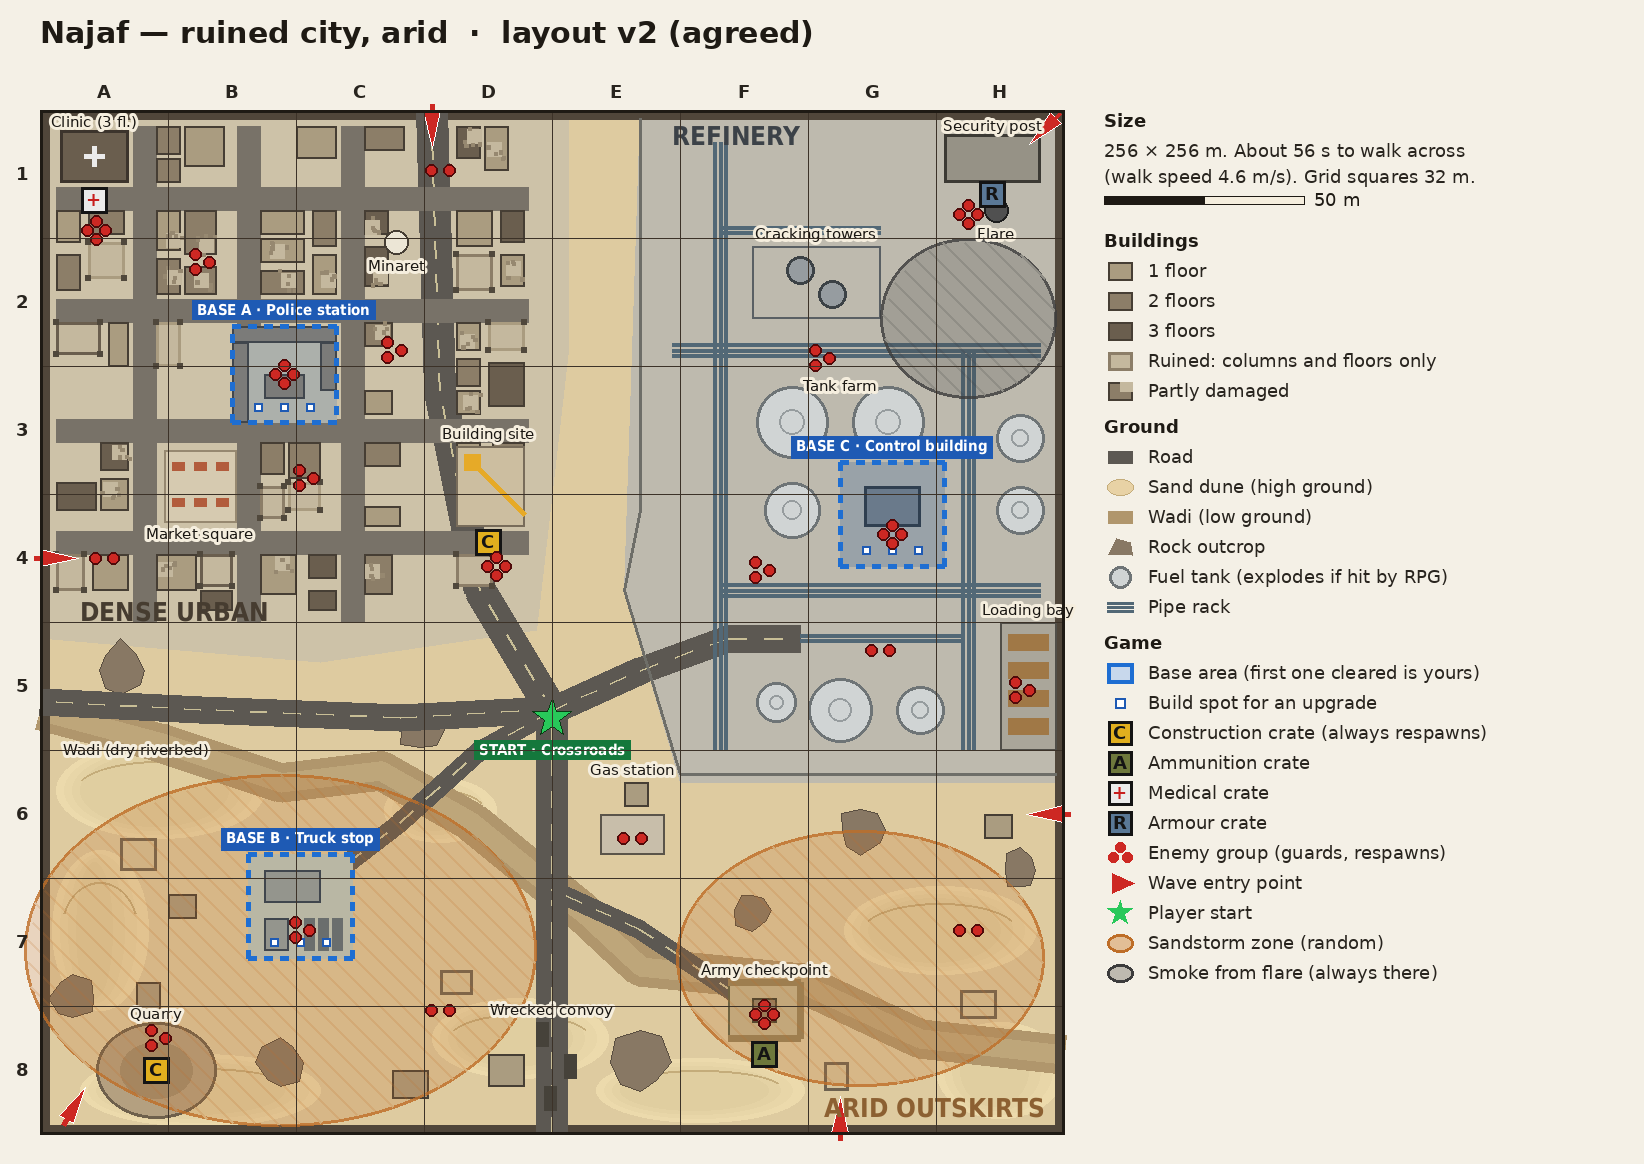

Reproduce this figure in Python.
"""Draws the Najaf layout plan (docs/najaf_layout.png). 1 m = S pixels."""
import math, random
from PIL import Image, ImageDraw, ImageFont

S = 4                      # pixels per metre
W = 256                    # level size in metres
M = 40                     # margin for grid labels
LEG = 560                  # legend width
HEAD = 70
IMG_W, IMG_H = M + W * S + 20 + LEG, HEAD + M + W * S + 30
F = '/usr/share/fonts/truetype/dejavu/'
f_s = ImageFont.truetype(F + 'DejaVuSans.ttf', 15)
f_m = ImageFont.truetype(F + 'DejaVuSans.ttf', 18)
f_b = ImageFont.truetype(F + 'DejaVuSans-Bold.ttf', 18)
f_bs = ImageFont.truetype(F + 'DejaVuSansCondensed-Bold.ttf', 15)
f_t = ImageFont.truetype(F + 'DejaVuSans-Bold.ttf', 30)
f_xl = ImageFont.truetype(F + 'DejaVuSansCondensed-Bold.ttf', 26)

img = Image.new('RGB', (IMG_W, IMG_H), (244, 240, 230))
ov = Image.new('RGBA', (IMG_W, IMG_H), (0, 0, 0, 0))
d = ImageDraw.Draw(img)
o = ImageDraw.Draw(ov)
OX, OY = M, HEAD + M
P = lambda x, z: (OX + x * S, OY + z * S)
def R(x0, z0, x1, z1): return [*P(x0, z0), *P(x1, z1)]
rnd = random.Random(7)

# ---------------- ground ----------------
SAND = (222, 203, 160)
d.rectangle(R(0, 0, W, W), fill=SAND)
# urban ground (packed dirt / old pavement)
d.polygon([P(0, 0), P(132, 0), P(132, 60), P(124, 130), P(70, 138), P(0, 132)], fill=(205, 194, 168))
# refinery concrete pad
d.polygon([P(150, 0), P(W, 0), P(W, 168), P(160, 168), P(146, 120)], fill=(190, 186, 174))
# dunes (outskirts): lighter blobs with ridge lines
for cx, cz, rx, rz in [(30, 170, 26, 12), (40, 245, 30, 9), (120, 232, 22, 10), (225, 205, 24, 11),
                       (165, 245, 26, 8), (15, 205, 12, 20), (240, 240, 16, 12), (100, 175, 14, 8)]:
    for k in range(4):
        sh = 236 - k * 4
        d.ellipse(R(cx - rx + k * 2, cz - rz + k, cx + rx - k * 3, cz + rz - k), fill=(sh, sh - 18, sh - 64))
    d.arc(R(cx - rx * 0.8, cz - rz * 0.6, cx + rx * 0.8, cz + rz * 0.6), 200, 340, fill=(196, 172, 122), width=2)
# wadi (dry riverbed, low ground) running SW -> E
wadi = [P(0, 150), P(30, 158), P(60, 168), P(85, 165), P(108, 178), P(135, 200), P(150, 214), P(190, 218), P(220, 232), P(W, 236)]
d.line(wadi, fill=(176, 150, 108), width=40, joint='curve')
d.line(wadi, fill=(190, 166, 122), width=20, joint='curve')
# rock outcrops
for cx, cz, r in [(20, 140, 7), (95, 155, 6), (150, 238, 8), (205, 180, 6), (60, 238, 6), (245, 190, 5), (8, 222, 6), (178, 200, 5)]:
    pts = [P(cx + math.cos(a) * r * (0.7 + rnd.random() * 0.5), cz + math.sin(a) * r * (0.7 + rnd.random() * 0.5))
           for a in [i * math.pi / 4 for i in range(8)]]
    d.polygon(pts, fill=(136, 120, 100), outline=(90, 78, 64))
# level boundary band (unbreakable: collapsed blocks / ridge / fence)
d.rectangle(R(0, 0, W, W), outline=(80, 70, 58), width=10)

# ---------------- roads ----------------
ASPH, LINE = (92, 88, 82), (200, 190, 150)
def road(pts, w):
    pp = [P(*p) for p in pts]
    d.line(pp, fill=ASPH, width=w * S, joint='curve')
    for a, b in zip(pp, pp[1:]):
        n = int(math.dist(a, b) / 16)
        for i in range(0, n, 2):
            t0, t1 = i / n, (i + 1) / n
            d.line([(a[0] + (b[0] - a[0]) * t0, a[1] + (b[1] - a[1]) * t0), (a[0] + (b[0] - a[0]) * t1, a[1] + (b[1] - a[1]) * t1)], fill=LINE, width=2)
road([(128, W), (128, 150)], 8)                      # highway from the south
road([(128, 150), (110, 120), (100, 70), (98, 0)], 8)  # avenue north through the city
road([(128, 150), (150, 140), (172, 132), (190, 132)], 7)  # refinery access road
road([(128, 150), (90, 152), (40, 150), (0, 148)], 7)   # west road
road([(64, 198), (90, 178), (110, 160), (128, 150)], 5)  # dirt road to truck stop
road([(180, 225), (150, 205), (128, 195)], 5)          # dirt road to checkpoint
# city streets
for z in [22, 50, 80, 108]:
    d.line([P(4, z), P(122, z)], fill=(120, 114, 104), width=6 * S)
for x in [26, 52, 78]:
    d.line([P(x, 4), P(x, 128)], fill=(120, 114, 104), width=6 * S)

# ---------------- urban buildings ----------------
BASE_A = (48, 54, 74, 78)
FL = {1: (170, 156, 128), 2: (140, 126, 104), 3: (106, 94, 78)}
blocks_x = [(4, 23), (29, 49), (55, 75), (81, 95), (104, 122)]
blocks_z = [(4, 19), (25, 47), (53, 77), (83, 105), (111, 126)]
def clash(x0, z0, x1, z1, boxes):
    return any(not (x1 <= a or x0 >= c or z1 <= b or z0 >= e) for a, b, c, e in boxes)
keep_out = [(BASE_A[0] - 1, BASE_A[1] - 1, BASE_A[2] + 1, BASE_A[3] + 1), (30, 84, 50, 104), (4, 4, 23, 19)]
for bx in blocks_x:
    for bz in blocks_z:
        x = bx[0]
        while x < bx[1] - 5:
            w = rnd.randint(7, 12); w = min(w, bx[1] - x)
            z = bz[0]
            while z < bz[1] - 5:
                dd = rnd.randint(7, 12); dd = min(dd, bz[1] - z)
                box = (x, z, x + w - 1, z + dd - 1)
                if not clash(*box, keep_out) and rnd.random() < 0.85:
                    fl = rnd.choice([1, 1, 2, 2, 2, 3, 3])
                    state = rnd.random()
                    if state < 0.22:   # ruined: superstructure only
                        d.rectangle(R(*box), fill=(196, 184, 158), outline=FL[fl], width=3)
                        for cx in (box[0], box[2]):
                            for cz in (box[1], box[3]):
                                d.rectangle(R(cx - 0.7, cz - 0.7, cx + 0.7, cz + 0.7), fill=(80, 72, 60))
                    else:
                        d.rectangle(R(*box), fill=FL[fl], outline=(70, 62, 52), width=2)
                        if state < 0.5:  # partly damaged: a chunk missing
                            cx, cz = box[0] + rnd.random() * (w - 4), box[1] + rnd.random() * (dd - 4)
                            d.rectangle(R(cx, cz, cx + 3.5, cz + 3.5), fill=(196, 184, 158))
                            for _ in range(5):
                                rx, rz = cx + rnd.random() * 5 - 1, cz + rnd.random() * 5 - 1
                                d.rectangle(R(rx, rz, rx + 0.8, rz + 0.8), fill=(150, 136, 112))
                z += dd + rnd.choice([0, 1, 2])
            x += w + rnd.choice([0, 1, 2])
# market square
d.rectangle(R(31, 85, 49, 103), fill=(214, 202, 176), outline=(150, 136, 112), width=2)
for i in range(6):
    sx, sz = 33 + (i % 3) * 5.5, 88 + (i // 3) * 9
    d.rectangle(R(sx, sz, sx + 3, sz + 2), fill=(178, 92, 60))
# clinic (medical crate), 3 floors, NW corner
d.rectangle(R(5, 5, 22, 18), fill=FL[3], outline=(60, 52, 44), width=3)
d.line([P(11, 11.5), P(16, 11.5)], fill=(235, 235, 235), width=5); d.line([P(13.5, 9), P(13.5, 14)], fill=(235, 235, 235), width=5)
# minaret landmark
d.ellipse(R(86, 30, 92, 36), fill=(236, 230, 214), outline=(70, 62, 52), width=2)
# building site with crane (construction crate)
d.rectangle(R(104, 84, 121, 104), fill=(204, 190, 160), outline=(120, 108, 90), width=2)
d.line([P(108, 88), P(121, 101)], fill=(230, 170, 40), width=6); d.rectangle(R(106, 86, 110, 90), fill=(230, 170, 40))

# base A: old police station - courtyard compound
d.rectangle(R(*BASE_A), fill=(198, 188, 164))
for (x0, z0, x1, z1) in [(48, 54, 74, 58), (48, 58, 52, 78), (70, 58, 74, 70), (56, 66, 66, 72)]:
    d.rectangle(R(x0, z0, x1, z1), fill=FL[2], outline=(70, 62, 52), width=2)

# ---------------- refinery ----------------
# perimeter fence
d.line([P(150, 2), P(150, 100), P(146, 120), P(160, 166), P(254, 166)], fill=(110, 110, 104), width=3)
# pipe racks
PIPE = (82, 104, 118)
def pipes(pts, n=3):
    for k in range(n):
        off = (k - (n - 1) / 2) * 1.3
        pp = [P(x + (off if abs(pts[1][0] - pts[0][0]) < 1 else 0), z + (off if abs(pts[1][0] - pts[0][0]) >= 1 else 0)) for x, z in pts]
        d.line(pp, fill=PIPE, width=4)
pipes([(158, 60), (250, 60)]); pipes([(170, 8), (170, 160)]); pipes([(170, 120), (250, 120)])
pipes([(232, 60), (232, 160)]); pipes([(170, 30), (210, 30)], 2); pipes([(190, 132), (230, 132)], 2)
# tank farm
for cx, cz, r in [(188, 78, 9), (212, 78, 9), (188, 100, 7), (245, 82, 6), (245, 100, 6), (200, 150, 8), (220, 150, 6), (184, 148, 5)]:
    d.ellipse(R(cx - r, cz - r, cx + r, cz + r), fill=(208, 212, 212), outline=(110, 116, 118), width=3)
    d.ellipse(R(cx - r * 0.35, cz - r * 0.35, cx + r * 0.35, cz + r * 0.35), outline=(150, 156, 158), width=2)
# cracking towers
for cx, cz in [(190, 40), (198, 46)]:
    d.ellipse(R(cx - 3.5, cz - 3.5, cx + 3.5, cz + 3.5), fill=(150, 156, 160), outline=(60, 66, 70), width=3)
d.rectangle(R(178, 34, 210, 52), outline=(90, 96, 100), width=2)
# flare stack
d.ellipse(R(236, 22, 242, 28), fill=(80, 80, 80), outline=(30, 30, 30), width=2)
# security post (armour crate)
d.rectangle(R(226, 6, 250, 18), fill=(150, 146, 134), outline=(60, 58, 52), width=3)
# loading bay
d.rectangle(R(240, 128, 254, 160), fill=(170, 166, 154), outline=(80, 78, 72), width=2)
for i in range(4):
    d.rectangle(R(242, 131 + i * 7, 252, 135 + i * 7), fill=(160, 120, 70))
# base C: control building with raised walkway
BASE_C = (200, 88, 226, 114)
d.rectangle(R(*BASE_C), fill=(176, 172, 160))
d.rectangle(R(206, 94, 220, 104), fill=(120, 124, 126), outline=(50, 54, 56), width=3)

# ---------------- outskirts ----------------
BASE_B = (52, 186, 78, 212)
d.rectangle(R(*BASE_B), fill=(214, 196, 156))
d.rectangle(R(56, 190, 70, 198), fill=FL[1], outline=(70, 62, 52), width=2)    # truck stop diner
d.rectangle(R(56, 202, 62, 210), fill=FL[1], outline=(70, 62, 52), width=2)    # garage
for i in range(3):
    d.rectangle(R(66 + i * 3.6, 202, 68.5 + i * 3.6, 210), fill=(120, 110, 90))  # parked trucks
# single-storey houses scattered
for x, z in [(20, 182), (32, 196), (100, 215), (112, 236), (196, 238), (230, 220), (24, 218), (88, 240), (236, 176)]:
    w, dd = rnd.randint(6, 9), rnd.randint(6, 8)
    ruined = rnd.random() < 0.3
    d.rectangle(R(x, z, x + w, z + dd), fill=(214, 196, 156) if ruined else FL[1], outline=(110, 98, 80) if ruined else (70, 62, 52), width=3 if ruined else 2)
# gas station
d.rectangle(R(140, 176, 156, 186), fill=(200, 190, 170), outline=(90, 84, 74), width=2)
d.rectangle(R(146, 168, 152, 174), fill=FL[1], outline=(70, 62, 52), width=2)
# army checkpoint (ammo crate)
d.rectangle(R(172, 218, 190, 232), fill=(196, 182, 144), outline=(90, 96, 70), width=2)
d.line([P(172, 218), P(190, 218), P(190, 232), P(172, 232)], fill=(150, 130, 90), width=7)  # sandbag ring
d.rectangle(R(178, 222, 184, 228), fill=FL[2], outline=(60, 62, 48), width=2)
# quarry (construction crate)
d.ellipse(R(14, 228, 44, 252), fill=(180, 160, 128), outline=(110, 96, 76), width=3)
d.ellipse(R(20, 233, 38, 247), fill=(160, 140, 110))
# wrecked convoy near south entry
for i, (x, z) in enumerate([(124, 228), (131, 236), (126, 244)]):
    d.rectangle(R(x, z, x + 3, z + 6), fill=(70, 66, 58))

# ---------------- overlays: storms, bases ----------------
def hatch_ellipse(cx, cz, rx, rz, col):
    o.ellipse(R(cx - rx, cz - rz, cx + rx, cz + rz), fill=(*col, 54), outline=(*col, 210), width=3)
    x0, x1 = OX + (cx - rx) * S, OX + (cx + rx) * S
    for k in range(int(x0) - 800, int(x1), 22):
        pts = []
        for t in range(0, 801, 4):
            px, py = k + t, OY + (cz - rz) * S + t
            ex, ez = (px - OX) / S, (py - OY) / S
            if ((ex - cx) / rx) ** 2 + ((ez - cz) / rz) ** 2 <= 1:
                pts.append((px, py))
        if len(pts) > 1:
            o.line([pts[0], pts[-1]], fill=(*col, 90), width=2)
hatch_ellipse(60, 210, 64, 44, (190, 110, 40))        # sandstorm, outskirts
hatch_ellipse(205, 212, 46, 32, (190, 110, 40))       # sandstorm, south-east
hatch_ellipse(232, 52, 22, 20, (60, 60, 60))          # smoke from flare (idea)

def base(box, label, col=(30, 110, 210)):
    x0, z0, x1, z1 = box
    o.rectangle(R(x0, z0, x1, z1), fill=(*col, 40))
    # dashed border
    for (a, b) in [((x0, z0), (x1, z0)), ((x1, z0), (x1, z1)), ((x1, z1), (x0, z1)), ((x0, z1), (x0, z0))]:
        n = int(math.dist(a, b) / 2)
        for i in range(0, n, 2):
            p0 = (a[0] + (b[0] - a[0]) * i / n, a[1] + (b[1] - a[1]) * i / n)
            p1 = (a[0] + (b[0] - a[0]) * (i + 1) / n, a[1] + (b[1] - a[1]) * (i + 1) / n)
            o.line([P(*p0), P(*p1)], fill=(*col, 255), width=5)
    # build spots
    cx, cz = (x0 + x1) / 2, (z0 + z1) / 2
for b in (BASE_A, BASE_B, BASE_C):
    base(b, '')
img = Image.alpha_composite(img.convert('RGBA'), ov).convert('RGB')
d = ImageDraw.Draw(img)

def tag(x, z, text, font=f_bs, fill=(255, 255, 255), bg=(40, 36, 30), anchor='mm'):
    px, py = P(x, z)
    bb = d.textbbox((px, py), text, font=font, anchor=anchor)
    d.rectangle([bb[0] - 5, bb[1] - 3, bb[2] + 5, bb[3] + 3], fill=bg)
    d.text((px, py), text, font=font, fill=fill, anchor=anchor)

# base labels
tag(61, 50, 'BASE A · Police station', bg=(30, 90, 180))
tag(65, 182, 'BASE B · Truck stop', bg=(30, 90, 180))
tag(213, 84, 'BASE C · Control building', bg=(30, 90, 180))
# build spots (where upgrades go) - small white squares
for x0, z0, x1, z1 in (BASE_A, BASE_B, BASE_C):
    for i, (fx, fz) in enumerate([(0.25, 0.85), (0.5, 0.85), (0.75, 0.85)]):
        x, z = x0 + (x1 - x0) * fx, z0 + (z1 - z0) * fz
        d.rectangle(R(x - 1, z - 1, x + 1, z + 1), fill=(255, 255, 255), outline=(30, 90, 180), width=2)

# crate spots
CRATES = {'construction': (225, 175, 30), 'ammo': (110, 120, 60), 'medical': (235, 235, 235), 'armour': (90, 120, 150)}
SYM = {'construction': 'C', 'ammo': 'A', 'medical': '+', 'armour': 'R'}
def crate(x, z, kind, label=None):
    px, py = P(x, z)
    d.rectangle([px - 13, py - 13, px + 13, py + 13], fill=CRATES[kind], outline=(20, 20, 20), width=3)
    d.text((px, py), SYM[kind], font=f_b, fill=(200, 30, 30) if kind == 'medical' else (20, 20, 20), anchor='mm')
crate(13.5, 22.5, 'medical')       # clinic roof
crate(112, 108, 'construction')    # building site
crate(238, 21, 'armour')           # refinery security post
crate(181, 236, 'ammo')            # army checkpoint
crate(29, 240, 'construction')     # quarry

# enemy groups
def group(x, z, n=3):
    px, py = P(x, z)
    for i in range(n):
        a = i * 2 * math.pi / n
        qx, qy = px + math.cos(a) * 9, py + math.sin(a) * 9
        d.ellipse([qx - 6, qy - 6, qx + 6, qy + 6], fill=(205, 40, 35), outline=(80, 10, 10), width=2)
for x, z, n in [(14, 30, 4), (40, 38, 3), (88, 60, 3), (66, 92, 3), (114, 114, 4), (16, 112, 2), (100, 15, 2),
                (61, 66, 4), (213, 106, 4), (65, 205, 3),
                (232, 26, 4), (195, 62, 3), (180, 115, 3), (245, 145, 3), (210, 135, 2),
                (181, 226, 4), (29, 232, 3), (148, 182, 2), (100, 225, 2), (232, 205, 2)]:
    group(x, z, n)

# wave spawns
def spawn(x, z, ang):
    px, py = P(x, z)
    a = math.radians(ang)
    tip = (px + math.cos(a) * 26, py + math.sin(a) * 26)
    l = (px + math.cos(a + 2.5) * 14, py + math.sin(a + 2.5) * 14)
    r = (px + math.cos(a - 2.5) * 14, py + math.sin(a - 2.5) * 14)
    d.polygon([tip, l, r], fill=(205, 40, 35), outline=(255, 255, 255))
    d.line([(px - math.cos(a) * 18, py - math.sin(a) * 18), (px, py)], fill=(205, 40, 35), width=5)
for x, z, ang in [(98, 3, 90), (252, 4, 135), (253, 176, 180), (200, 253, 270), (8, 250, 300), (3, 112, 0)]:
    spawn(x, z, ang)

# player start
px, py = P(128, 152)
star = [(px + math.cos(math.radians(-90 + i * 36)) * (20 if i % 2 == 0 else 8),
         py + math.sin(math.radians(-90 + i * 36)) * (20 if i % 2 == 0 else 8)) for i in range(10)]
d.polygon(star, fill=(40, 200, 90), outline=(10, 60, 20))
tag(128, 160, 'START · Crossroads', bg=(20, 120, 60))

# district names
for x, z, t in [(38, 64, 'DENSE URBAN'), (205, 175 - 20, ''), (66, 168, ''), ]:
    pass
d.text(P(10, 128), 'DENSE URBAN', font=f_xl, fill=(70, 60, 48), anchor='lb')
d.text(P(158, 4), 'REFINERY', font=f_xl, fill=(60, 66, 72), anchor='lt')
d.text(P(196, 252), 'ARID OUTSKIRTS', font=f_xl, fill=(140, 96, 50), anchor='lb')
# landmark labels
for x, z, t in [(13.5, 3, 'Clinic (3 fl.)'), (89, 39, 'Minaret'), (40, 106, 'Market square'), (112, 81, 'Building site'),
                (194, 31, 'Cracking towers'), (239, 31, 'Flare'), (238, 4, 'Security post'), (200, 69, 'Tank farm'),
                (247, 125, 'Loading bay'), (148, 165, 'Gas station'), (181, 215, 'Army checkpoint'), (29, 226, 'Quarry'),
                (24, 160, 'Wadi (dry riverbed)'), (128, 225, 'Wrecked convoy')]:
    px, py = P(x, z)
    d.text((px, py), t, font=f_s, fill=(25, 22, 18), anchor='mm', stroke_width=3, stroke_fill=(245, 238, 222))

# grid + labels (32 m squares)
for i in range(9):
    x = OX + i * 32 * S
    d.line([(x, OY), (x, OY + W * S)], fill=(60, 50, 40), width=1)
    d.line([(OX, OY + i * 32 * S), (OX + W * S, OY + i * 32 * S)], fill=(60, 50, 40), width=1)
for i in range(8):
    d.text((OX + i * 32 * S + 64, OY - 18), 'ABCDEFGH'[i], font=f_b, fill=(40, 36, 30), anchor='mm')
    d.text((OX - 18, OY + i * 32 * S + 64), str(i + 1), font=f_b, fill=(40, 36, 30), anchor='mm')
d.rectangle([OX, OY, OX + W * S, OY + W * S], outline=(30, 26, 20), width=3)

# title
d.text((OX, 20), 'Najaf — ruined city, arid  ·  layout v2 (agreed)', font=f_t, fill=(30, 26, 20), anchor='lt')

# ---------------- legend ----------------
LX, LY = OX + W * S + 40, OY
y = LY
def head(t):
    global y
    d.text((LX, y), t, font=f_b, fill=(30, 26, 20)); y += 30
def row(draw_fn, t):
    global y
    draw_fn(LX + 16, y + 11)
    d.text((LX + 44, y), t, font=f_m, fill=(40, 36, 30)); y += 30
head('Size')
d.text((LX, y), '256 × 256 m. About 56 s to walk across', font=f_m, fill=(40, 36, 30)); y += 26
d.text((LX, y), '(walk speed 4.6 m/s). Grid squares 32 m.', font=f_m, fill=(40, 36, 30)); y += 30
d.rectangle([LX, y, LX + 50 * S, y + 8], fill=(30, 26, 20)); d.rectangle([LX + 25 * S, y, LX + 50 * S, y + 8], fill=(245, 238, 222), outline=(30, 26, 20))
d.text((LX + 50 * S + 10, y + 4), '50 m', font=f_m, fill=(30, 26, 20), anchor='lm'); y += 34
head('Buildings')
for fl in (1, 2, 3):
    row(lambda x, yy, fl=fl: d.rectangle([x - 12, yy - 9, x + 12, yy + 9], fill=FL[fl], outline=(70, 62, 52), width=2), f'{fl} floor{"s" if fl > 1 else ""}')
row(lambda x, yy: d.rectangle([x - 12, yy - 9, x + 12, yy + 9], fill=(196, 184, 158), outline=FL[2], width=3), 'Ruined: columns and floors only')
row(lambda x, yy: (d.rectangle([x - 12, yy - 9, x + 12, yy + 9], fill=FL[2], outline=(70, 62, 52), width=2), d.rectangle([x, yy - 9, x + 12, yy], fill=(196, 184, 158))), 'Partly damaged')
y += 6
head('Ground')
row(lambda x, yy: d.rectangle([x - 12, yy - 6, x + 12, yy + 6], fill=ASPH), 'Road')
row(lambda x, yy: d.ellipse([x - 13, yy - 8, x + 13, yy + 8], fill=(232, 210, 165), outline=(196, 172, 122)), 'Sand dune (high ground)')
row(lambda x, yy: d.rectangle([x - 12, yy - 6, x + 12, yy + 6], fill=(176, 150, 108)), 'Wadi (low ground)')
row(lambda x, yy: d.polygon([(x - 12, yy + 7), (x - 4, yy - 9), (x + 10, yy - 5), (x + 12, yy + 8)], fill=(136, 120, 100)), 'Rock outcrop')
row(lambda x, yy: (d.ellipse([x - 11, yy - 11, x + 11, yy + 11], fill=(208, 212, 212), outline=(110, 116, 118), width=3)), 'Fuel tank (explodes if hit by RPG)')
row(lambda x, yy: [d.line([(x - 13, yy + k), (x + 13, yy + k)], fill=PIPE, width=3) for k in (-4, 0, 4)], 'Pipe rack')
y += 6
head('Game')
row(lambda x, yy: (d.rectangle([x - 13, yy - 10, x + 13, yy + 10], fill=(200, 216, 236), outline=(30, 110, 210), width=4)), 'Base area (first one cleared is yours)')
row(lambda x, yy: d.rectangle([x - 5, yy - 5, x + 5, yy + 5], fill=(255, 255, 255), outline=(30, 90, 180), width=2), 'Build spot for an upgrade')
for k, t in [('construction', 'Construction crate (always respawns)'), ('ammo', 'Ammunition crate'), ('medical', 'Medical crate'), ('armour', 'Armour crate')]:
    def fn(x, yy, k=k):
        d.rectangle([x - 12, yy - 12, x + 12, yy + 12], fill=CRATES[k], outline=(20, 20, 20), width=3)
        d.text((x, yy), SYM[k], font=f_b, fill=(200, 30, 30) if k == 'medical' else (20, 20, 20), anchor='mm')
    row(fn, t)
row(lambda x, yy: [d.ellipse([x + dx - 5, yy + dy - 5, x + dx + 5, yy + dy + 5], fill=(205, 40, 35)) for dx, dy in [(-7, 4), (7, 4), (0, -6)]], 'Enemy group (guards, respawns)')
row(lambda x, yy: d.polygon([(x + 14, yy), (x - 8, yy - 10), (x - 8, yy + 10)], fill=(205, 40, 35)), 'Wave entry point')
row(lambda x, yy: d.polygon([(x + math.cos(math.radians(-90 + i * 36)) * (13 if i % 2 == 0 else 5), yy + math.sin(math.radians(-90 + i * 36)) * (13 if i % 2 == 0 else 5)) for i in range(10)], fill=(40, 200, 90)), 'Player start')
row(lambda x, yy: d.ellipse([x - 13, yy - 9, x + 13, yy + 9], fill=(226, 190, 150), outline=(190, 110, 40), width=3), 'Sandstorm zone (random)')
row(lambda x, yy: d.ellipse([x - 13, yy - 9, x + 13, yy + 9], fill=(190, 186, 176), outline=(60, 60, 60), width=3), 'Smoke from flare (always there)')

img.save('/home/claude/warehouse-7/docs/najaf_layout.png', optimize=True)
print(img.size)
